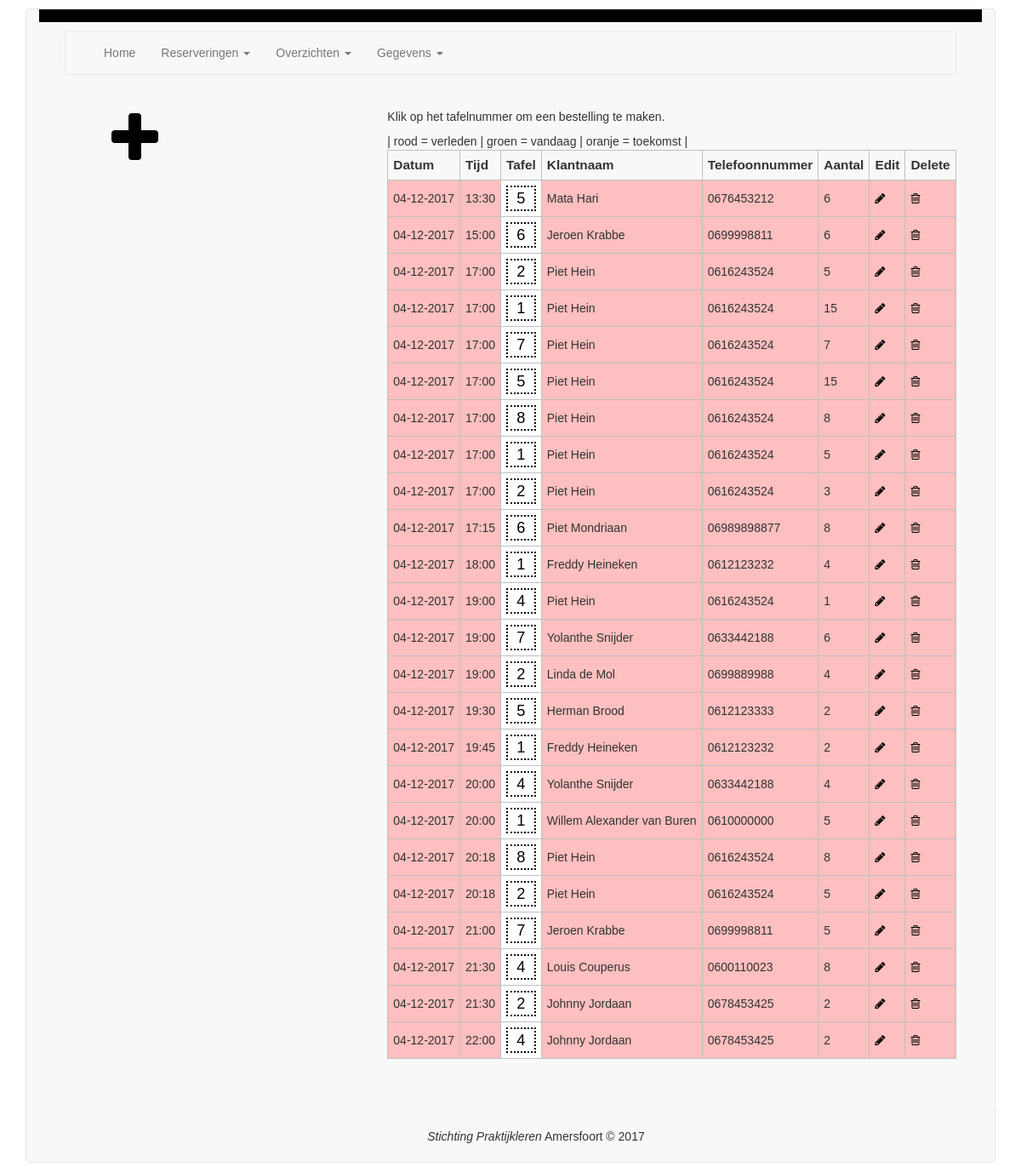
The app's page /reserveringen.php with its own data.
### tables this page shows
CREATE TABLE reservering (
  reservering_id int(11) NOT NULL AUTO_INCREMENT,
  tafel int(11) NOT NULL,
  datum date NOT NULL,
  tijd time NOT NULL,
  klant_id int(11) NOT NULL,
  aantal int(11) NOT NULL,
  `status` int(11) NOT NULL DEFAULT '1',
  datum_toegevoegd timestamp NOT NULL DEFAULT CURRENT_TIMESTAMP,
  PRIMARY KEY (reservering_id)
);

### config/database.inc.php (called while the page is built)
<?php
class database
{
    public static function connect()
    {
        $connection = new PDO('mysql:host=localhost;dbname=excellenttaste_db;charset=utf8', 'root', '');
        return $connection;
    }
}
?>

### classes/content.inc.php (called while the page is built, shortened)
<?php
	class content {
		public function getHtml() {
			$page = new page;
			return $page->getHtml();
		}
	}
?>

### classes/page/reserveringen.php (the view, shortened to what this page needs)
<?php
class page
{
     public function __construct()
     {
          $this->connection = database::connect();
     }
     public function getHtml()
     {
          if (isset($_GET['action']))
          {
               $action = $_GET['action'];
               switch($action)
               {
                    case "add":       $output = $this->add(); break;
                    case "edit":      $output = $this->edit(); break;
                    case "save":      $output = $this->save(); break;
                    case "delete":    $output = $this->delete(); break;
                    case "bestellen": $output = $this->bestellen(); break;
               }
          }
          else
          {
               $output = $this->getReserveringen();
          }
          return $output;
     }
     protected function getReserveringen()
     {
          $output = "<p>Klik op het tafelnummer om een bestelling te maken.</p>";
          $output .= "| rood = verleden | groen = vandaag | oranje = toekomst |";
          $output .= "<table>";
               $output .= "<thead>";
                    $output .= "<tr>";
                         $output .= "<th>Datum</th>";
                         $output .= "<th>Tijd</th>";
                         $output .= "<th>Tafel</th>";
                         $output .= "<th>Klantnaam</th>";
                         $output .= "<th>Telefoonnummer</th>";
                         $output .= "<th>Aantal</th>";
                         $output .= "<th>Edit</th>";
                         $output .= "<th>Delete</th>";
                    $output .= "</tr>";
               $output .= "</thead>";
               $output .= "<tbody>";
                    $sql = "SELECT * FROM reservering r, klant k
                            WHERE r.klant_id = k.klant_id
                              AND r.status = '1'
                            ORDER BY datum, tijd";
                    foreach($this->connection->query($sql) as $row) {
                         $class = "";
                         if($row['datum'] < date("Y-m-d")) { $class = "verleden"; }
                         $output .= "<tr class='$class'>";
                              $output .= "<td>";
                                   $datum 	= $row['datum'];
                                   $dag 	= substr($datum, 8, 2);
                                   $maand 	= substr($datum, 5, 2);
                                   $jaar 	= substr($datum, 0, 4);
                                   $datum 	= $dag . "-" . $maand . "-" . $jaar;
                                   $output .= $datum;
                              $output .= "</td>";
                              $output .= "<td>";
                                   $output .= substr($row['tijd'],0,5);
                              $output .= "</td>";
                              $output .= "<td class='td_tafel'>";
                                   $output .= "<a href='?action=bestellen&reservering=" . $row['reservering_id'] . " '>" . $row['tafel'] . "</a>";
                              $output .= "</td>";
                              $output .= "<td>";
                                   $output .= $row['klantnaam'];
                              $output .= "</td>";
                              $output .= "<td>";
                                   $output .= $row['telefoon'];
                              $output .= "</td>";
                              $output .= "<td>";
                                   $output .= $row['aantal'];
                              $output .= "</td>";
                              $output .= "<td>";
                                   $output .= "<a href='?action=edit&reservering=" . $row['reservering_id']."'><i class='fa fa-pencil'></i></a>";
                              $output .= "</td>";
                              $output .= "<td>";
                                   $output .= "<a href='?action=delete&reservering=" . $row['reservering_id']."'><i class='fa fa-trash-o'></a>";
                              $output .= "</td>";
                         $output .= "</tr>";
                    }
          $output .= "</tbody>";
          $output .= "</table>";
          return $output;
     }
}
?>

### reserveringen.php (shortened to what this page needs)
<?php
	require_once("classes/pagebuilder.inc.php");
	$objPage = new pagebuilder;
	$template = $objPage->getTemplate();
	echo $objPage->$template();
?>

### classes/pagebuilder.inc.php (shortened to what this page needs)
<?php
class pagebuilder
{
     public function __construct()
     {
          require_once(CLASSES_PATH . "head.inc.php");
          $this->head = new head;
          require_once(CLASSES_PATH . "mainmenu.inc.php");
          $this->mainmenu = new mainmenu;
          require_once(CLASSES_PATH . "submenu.inc.php");
          $this->submenu = new submenu;
          require_once(CLASSES_PATH . "content.inc.php");
          $this->content = new content;
          require_once(CLASSES_PATH . "footer.inc.php");
          $this->footer = new footer;
          require_once(CONFIG_PATH . "database.inc.php");
     }
     private function definePage()
     {
          $url 	= $_SERVER['REQUEST_URI'];
          $page = pathinfo( parse_url( $url, PHP_URL_PATH ), PATHINFO_FILENAME );
     }
     public function templateDefault()
     {
          $output = "";
          $output .=
               '<!DOCTYPE html>
                     <html>
                          <head>'.
                          $this->head->getHtml();
          $output .=	'</head>
                          <body lang="nl">
                               <nav class="navbar navbar-default">
                                    <div class="container-fluid">
                                         <header>
                                              <div id="topbar"></div>';
          $output .=                               $this->mainmenu->getHtml();
          $output .=	               '</header>
                                         <content>
                                              <div class="row">
                                                   <div class="col-xs-12 col-sm-4 col-lg-4">';
          $output .=                                    $this->submenu->getHtml();
          $output .=                         '</div>
                                                   <div class="col-xs-12 col-sm-8 col-lg-8">';
          $output .=                                    $this->content->getHtml();
          $output .=                              '</div>
                                              </div>
                                         </content>
                                         <footer>';
          $output .=                         '<hr />' .$this->footer->getHtml() .
                                        '</footer>
                                   </div>
                              </div>
                          </body>
                     </html>';
          return $output;
     }
}
?>

### classes/head.inc.php
<?php
	class head {
		public function getHtml() {
			$output = '
				<meta charset="UTF-8" />
				<meta http-equiv="X-UA-Compatible" content="IE=edge">
				<meta name="viewport" content="width=device-width, initial-scale=1.0">
				<title>Restaurant Excellent Taste</title>
				<meta name="keywords" content="Restaurant, Excellent taste, reserveren">
				<meta name="description" content="Excellent taste is een goed restaurant">
				<meta name="subject" content="Restaurant Excellent taste">
				<meta name="copyright" content="NewApps">
				<meta name="language" content="NL">
				<meta name="robots" content="index,follow">
				<meta name="author" content="Erik Steens, e.steens@rocgilde.nl">
				<meta name="designer" content="Erik Steens">
				<meta name="owner" content="Stichting Praktijkleren, Amersfoort">
				<meta name="pagename" content="Stichting Praktijkleren, Excellent Taste">
				<meta name="rating" content="General">
				<meta name="revisit-after" content="7 days">
				<meta name="target" content="all">
				<meta http-equiv="Expires" content="0">
				<meta http-equiv="Pragma" content="no-cache">
				<meta http-equiv="Cache-Control" content="no-cache">
				<meta http-equiv="imagetoolbar" content="no">
				<meta http-equiv="x-dns-prefetch-control" content="off">
				<link rel="stylesheet" href="' . CSS_PATH . 'bootstrap.min.css" />
				<link rel="stylesheet" href="' . CSS_PATH . 'font-awesome/css/font-awesome.min.css" />
				<link 	href="' . CSS_PATH . 'style.css"
						type="text/css"
						rel="stylesheet"/>
				<script src="https://ajax.googleapis.com/ajax/libs/jquery/1.12.4/jquery.min.js"></script>
				<script src="' . JS_PATH . 'bootstrap.min.js"></script>
				<script src="' . JS_PATH . 'functions.js"></script>
			';
			return $output;
		}
	}

### classes/mainmenu.inc.php (shortened to what this page needs)
<?php
class mainmenu
{
     public function getHtml()
     {
          $output = '
          <nav class="navbar navbar-default">
            <div class="container-fluid">
              <div class="collapse navbar-collapse" id="bs-example-navbar-collapse-1">
                <ul class="nav navbar-nav">
                  <li class=""><a href="index.php">Home</a></li>
                   <li class="dropdown">
                    <a 	href="#"
                              class="dropdown-toggle"
                              data-toggle="dropdown"
                              role="button"
                              aria-haspopup="true"
                              aria-expanded="false">Reserveringen <span class="caret"></span>
                    </a>
                  </li>
                  <li class="dropdown">
                    <a 	href="overzichten.php"
                              class="dropdown-toggle"
                              data-toggle="dropdown"
                              role="button"
                              aria-haspopup="true"
                              aria-expanded="false">Overzichten <span class="caret"></span>
                    </a>
                  </li>
                  <li class="dropdown">
                    <a 	href="gegevens.php"
                              class="dropdown-toggle"
                              data-toggle="dropdown"
                              role="button"
                              aria-haspopup="true"
                              aria-expanded="false">Gegevens <span class="caret"></span>
                    </a>
                  </li>
                </ul>
              </div>
            </div>
          </nav>
          ';
          return $output;
     }
}

### classes/submenu.inc.php (shortened to what this page needs)
<?php
class submenu
{
     public function getHtml()
     {
          $page = PAGE;
          switch(PAGE)
          {
               case "index"			:
               case "bestellingen"		:
               case "reserveringen"	:
              case "reserveringenvandaag":
               case "overzichten"		:
               case "gegevens"		: $output = $this->$page(); break;
          }
          return $output;
     }
     protected function reserveringen()
     {
          $output = '
               <ul>
                    <li class="nobullet">
                         <a href="?action=add">
                              <i class="fa fa-plus fa-5x" aria-hidden="true"></i>
                         </a>
                    </li>
               </ul>
          ';
          return $output;
     }
}

### classes/footer.inc.php
<?php
	class footer {
		public function getHtml() {
			$output = '<i>Stichting Praktijkleren</i> Amersfoort &copy 2017';
			return $output;
		}
	}

### css/style.css (style rules this page uses)
body { font-family : sans-serif; font-size : 14px; }
.row { margin-left : 30px; }
a, a:visited { text-decoration : none; color : black; }
nav, content, footer { margin : 10px 30px 10px 30px; }
p { line-height : 130%; }
tr, th, td { border : 1px solid silver; }
th, td { padding : 6px; text-align : left; }
th { font-weight : bold; font-size : 110%; }
td.td_tafel a { border : 2px dotted; width : 100%; display : block; text-align : center; font-size : 130%; }
td.td_tafel { background : white; }
tr.verleden { background : #fdbfbf; }
#topbar { width : 100%; height : 15px; background : black; margin-bottom : 3px; }
.nobullet { list-style-type : none; }
footer { width : 100%; position : relative; bottom : 0px; display : block; text-align : center; padding : 10px; }

### records on screen
reservering: value "04-12-2017 13:30 Mata Hari 0676453212 6", tafel "5"
reservering: value "04-12-2017 15:00 Jeroen Krabbe 0699998811 6", tafel "6"
reservering: value "04-12-2017 17:00 Piet Hein 0616243524 5", tafel "2"
reservering: value "04-12-2017 17:00 Piet Hein 0616243524 15", tafel "1"
reservering: value "04-12-2017 17:00 Piet Hein 0616243524 7", tafel "7"
reservering: value "04-12-2017 17:00 Piet Hein 0616243524 15", tafel "5"
reservering: value "04-12-2017 17:00 Piet Hein 0616243524 8", tafel "8"
reservering: value "04-12-2017 17:00 Piet Hein 0616243524 5", tafel "1"
reservering: value "04-12-2017 17:00 Piet Hein 0616243524 3", tafel "2"
reservering: value "04-12-2017 17:15 Piet Mondriaan 06989898877 8", tafel "6"
reservering: value "04-12-2017 18:00 Freddy Heineken 0612123232 4", tafel "1"
reservering: value "04-12-2017 19:00 Piet Hein 0616243524 1", tafel "4"
reservering: value "04-12-2017 19:00 Yolanthe Snijder 0633442188 6", tafel "7"
reservering: value "04-12-2017 19:00 Linda de Mol 0699889988 4", tafel "2"
reservering: value "04-12-2017 19:30 Herman Brood 0612123333 2", tafel "5"
reservering: value "04-12-2017 19:45 Freddy Heineken 0612123232 2", tafel "1"
reservering: value "04-12-2017 20:00 Yolanthe Snijder 0633442188 4", tafel "4"
reservering: value "04-12-2017 20:00 Willem Alexander van Buren 0610000000 5", tafel "1"
reservering: value "04-12-2017 20:18 Piet Hein 0616243524 8", tafel "8"
reservering: value "04-12-2017 20:18 Piet Hein 0616243524 5", tafel "2"
reservering: value "04-12-2017 21:00 Jeroen Krabbe 0699998811 5", tafel "7"
reservering: value "04-12-2017 21:30 Louis Couperus 0600110023 8", tafel "4"
reservering: value "04-12-2017 21:30 Johnny Jordaan 0678453425 2", tafel "2"
reservering: value "04-12-2017 22:00 Johnny Jordaan 0678453425 2", tafel "4"

### other values on screen
$objPage->$template() "| rood = verleden | groen = vandaag | oranje = toekomst |"
